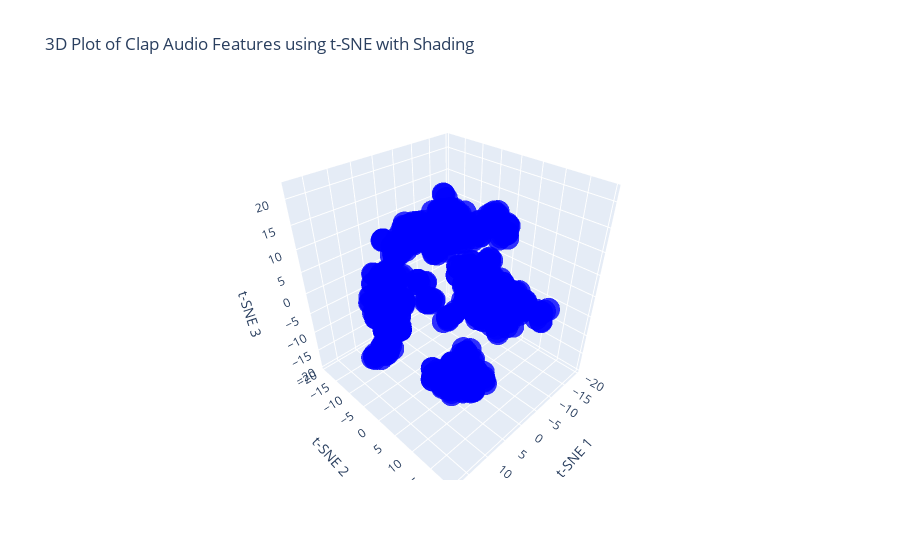

Write notebook code for a chart like this one.
### Code cell
# List of audio files for "Clap" and "Echo" categories

original_claps =['../data/claps/clap-1.wav','../data/claps/clap-2.wav','../data/claps/clap-3.wav','../data/claps/clap-4.wav','../data/claps/clap-5.wav','../data/claps/clap-6.wav']
filtered_claps =['../data/filtered_claps/clap_1.wav', '../data/filtered_claps/clap_2.wav', '../data/filtered_claps/clap_3.wav', '../data/filtered_claps/clap_4.wav', '../data/filtered_claps/clap_5.wav', '../data/filtered_claps/clap_6.wav']

augmented_claps_folder_path = '../data/augmentedClaps'
all_augmented_clap_files = os.listdir(augmented_claps_folder_path)
augmented_claps_abs = [f for f in all_augmented_clap_files if os.path.isfile(os.path.join(augmented_claps_folder_path, f))]
augmented_claps=[]

for c in augmented_claps_abs:
    augmented_claps.append(augmented_claps_folder_path+'/'+c)

claps = original_claps+filtered_claps+ augmented_claps


# Extract features from the audio files
clap_audio_features = extract_features_from_files(claps,0.055)

# Visualize the audio features for "Clap" and "Echo"
visualize_audio(clap_audio_features, 'Clap Audio', len(claps))

### Figure 1 — Plotly figure (JSON) as saved in the notebook; plotly's stock layout.template omitted (floating-point values rounded to 4 significant figures; data arrays with more than 128 entries replaced by an {"elided": "..."} marker saying what was removed)
{"data": [{"marker": {"color": {"elided": "600 str values"}, "opacity": 0.8, "size": 8}, "mode": "markers", "type": "scatter3d", "x": {"elided": "600 float values"}, "y": {"elided": "600 float values"}, "z": {"elided": "600 float values"}}], "layout": {"scene": {"xaxis": {"title": {"text": "t-SNE 1"}}, "yaxis": {"title": {"text": "t-SNE 2"}}, "zaxis": {"title": {"text": "t-SNE 3"}}}, "title": {"text": "3D Plot of Clap Audio Features using t-SNE with Shading"}}}
